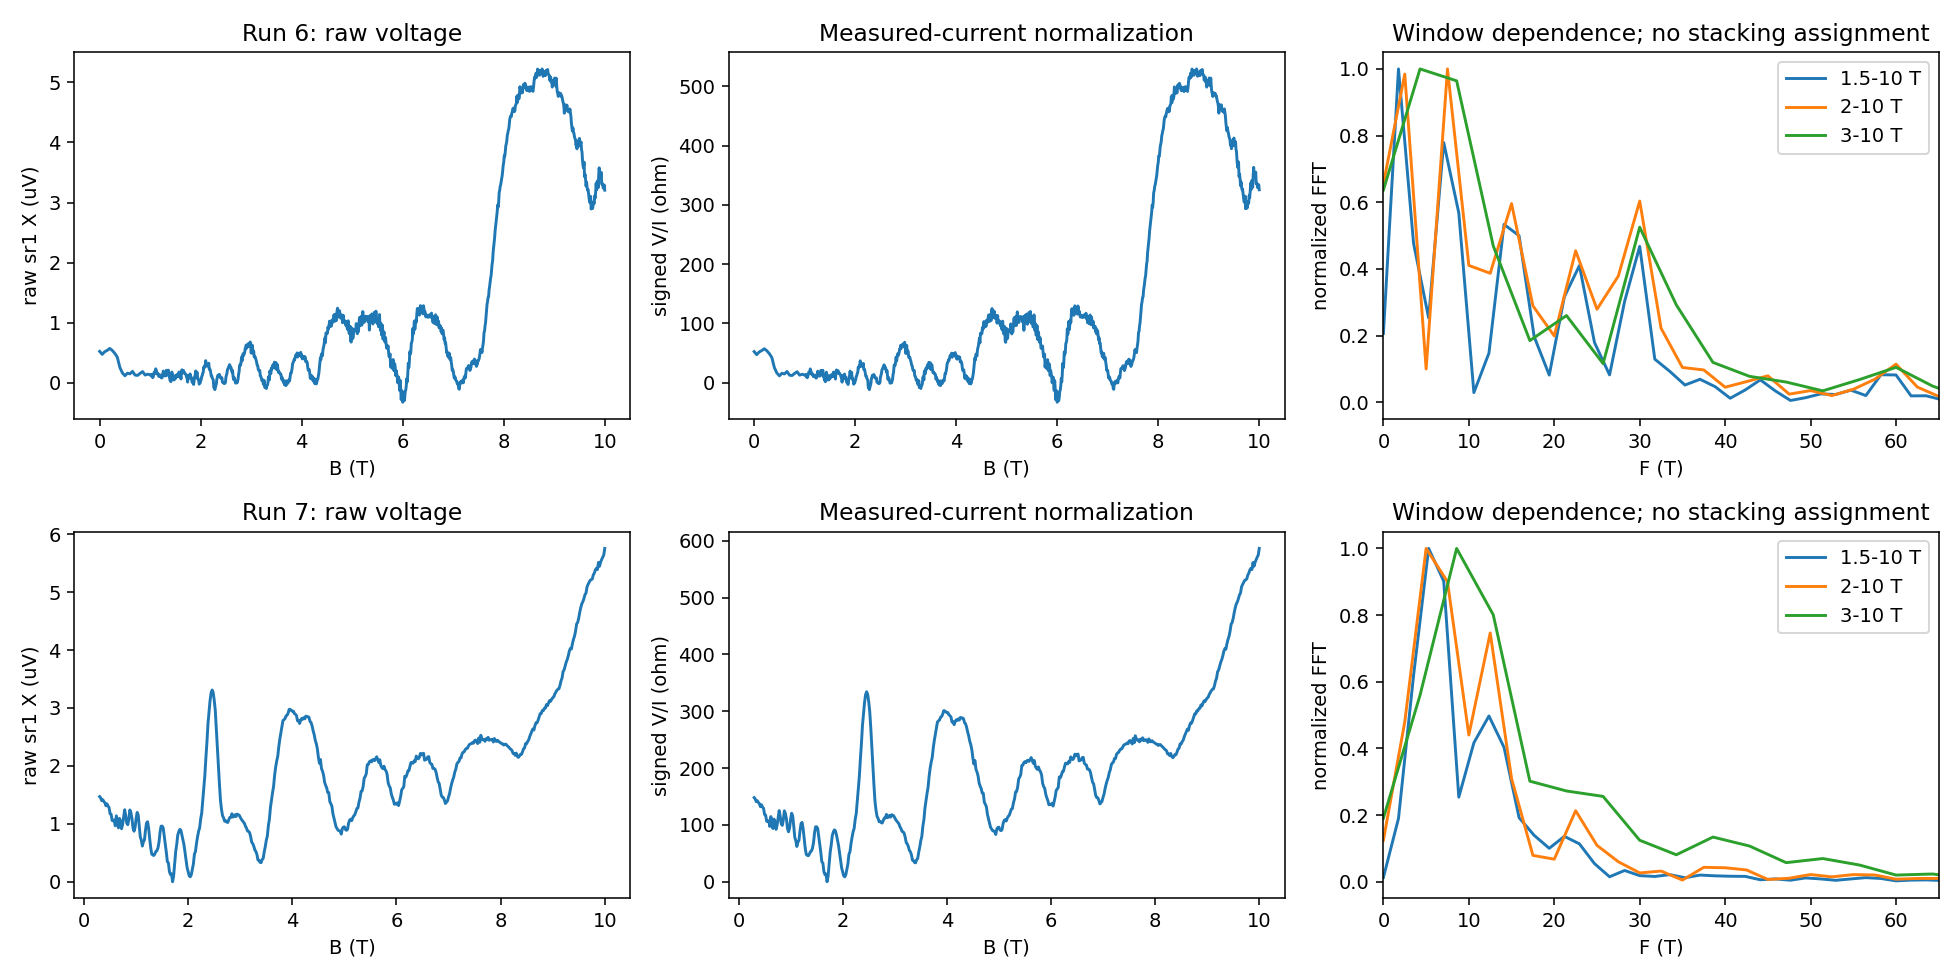

This figure's Python source:
from pathlib import Path
import numpy as np
import matplotlib.pyplot as plt
from scipy.signal import find_peaks
from hera.analysis import open_run, resolve_channels, current_channel, sdh_fft, sdh_onset
root = Path.cwd()
fig, ax = plt.subplots(2, 3, figsize=(14, 7))
for j, rid in enumerate([6,7]):
 r = open_run(root/'data'/str(rid)); ch = resolve_channels(r.meta); ic = current_channel(ch); vc = next(c for c in ch if c.cid=='sr1')
 B=r.col('magnet_field'); I=r.col(ic.col)/ic.gain; V=r.col(vc.col)/vc.gain; R=V/I
 order=np.argsort(B); B=B[order]; R=R[order]
 print('RUN',rid,'rows',r.rows,'interrupted',r.interrupted,'elapsed_min',(r.data[-1,0]-r.data[0,0])/60,'columns',r.cols)
 print('current_nA',np.min(I)*1e9,np.max(I)*1e9,'signed R',np.min(R),np.max(R),'metadata',r.meta['measurement_config'])
 ax[j,0].plot(r.col('magnet_field'),V*1e6); ax[j,0].set(xlabel='B (T)',ylabel='raw sr1 X (uV)',title=f'Run {rid}: raw voltage')
 ax[j,1].plot(B,R); ax[j,1].set(xlabel='B (T)',ylabel='signed V/I (ohm)',title='Measured-current normalization')
 for lo in [1.5,2,3]:
  f,a=sdh_fft(R[:,None],B,b_range=(lo,10),bg_degree=3,log=False,nfft=2048)
  a=a[0]; pk,_=find_peaks(a); pk=sorted([p for p in pk if 3<f[p]<65],key=lambda p:-a[p])[:5]
  print('FFT',lo,[(round(f[p],2),round(a[p],1)) for p in pk], 'resolution',1/(1/lo-.1))
  ax[j,2].plot(f,a/a.max(),label=f'{lo}-10 T')
 try:
  o=sdh_onset(R,B,b_lo=0.5,r_full_scale=5000,bg_degree=3); print(o.summary())
 except Exception as e: print('onset unresolved:',e)
 ax[j,2].set(xlim=(0,65),xlabel='F (T)',ylabel='normalized FFT',title='Window dependence; no stacking assignment'); ax[j,2].legend()
fig.tight_layout(); fig.savefig(root/'hera_scratch/spot_review.png',dpi=140); plt.show()
for rid in [5,6,7]:
 r=open_run(root/'data'/str(rid)); dt=np.diff(r.data[:,0]); print('TIMING',rid,'median_dt',np.median(dt),'p90',np.quantile(dt,.9),'elapsed',(r.data[-1,0]-r.data[0,0])/60)
